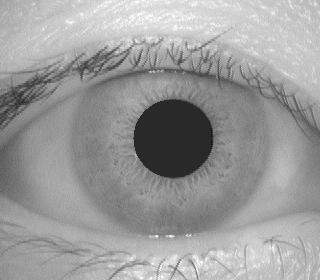
#> input picture data/1/001_1_2.jpg, 320 x 280 px; its folder holds only this picture in this run
$ python preprocessing.py
#> lines starting #> are read from the running program, lines starting #| are printed output that depends on the picture
### src/boundary.py
##-----------------------------------------------------------------------------
##  Import
##-----------------------------------------------------------------------------
import numpy as np
from scipy import signal


##-----------------------------------------------------------------------------
##  Function
##-----------------------------------------------------------------------------
def searchInnerBound(img):
    """
    Description:
        Search for the inner boundary of the iris.

    Input:
        img		- The input iris image.

    Output:
        inner_y	- y-coordinate of the inner circle centre.
        inner_x	- x-coordinate of the inner circle centre.
        inner_r	- Radius of the inner circle.
    """

    # Integro-Differential operator coarse (jump-level precision)
    Y = img.shape[0]
    X = img.shape[1]
    sect = X/4 		# Width of the external margin for which search is excluded
    minrad = 10
    maxrad = sect*0.8
    jump = 4 		# Precision of the coarse search, in pixels

    # Hough Space (y,x,r)
    sz = np.array([np.floor((Y-2*sect)/jump),
                    np.floor((X-2*sect)/jump),
                    np.floor((maxrad-minrad)/jump)]).astype(int)

    # Resolution of the circular integration
    integrationprecision = 1
    angs = np.arange(0, 2*np.pi, integrationprecision)
    x, y, r = np.meshgrid(np.arange(sz[1]),
                          np.arange(sz[0]),
                          np.arange(sz[2]))
    y = sect + y*jump
    x = sect + x*jump
    r = minrad + r*jump
    hs = ContourIntegralCircular(img, y, x, r, angs)

    # Hough Space Partial Derivative R
    hspdr = hs - hs[:, :, np.insert(np.arange(hs.shape[2]-1), 0, 0)]

    # Blur
    sm = 3 		# Size of the blurring mask
    hspdrs = signal.fftconvolve(hspdr, np.ones([sm,sm,sm]), mode="same")

    indmax = np.argmax(hspdrs.ravel())
    y,x,r = np.unravel_index(indmax, hspdrs.shape)

    inner_y = sect + y*jump
    inner_x = sect + x*jump
    inner_r = minrad + (r-1)*jump

    # Integro-Differential operator fine (pixel-level precision)
    integrationprecision = 0.1 		# Resolution of the circular integration
    angs = np.arange(0, 2*np.pi, integrationprecision)
    x, y, r = np.meshgrid(np.arange(jump*2),
                          np.arange(jump*2),
                          np.arange(jump*2))
    y = inner_y - jump + y
    x = inner_x - jump + x
    r = inner_r - jump + r
    hs = ContourIntegralCircular(img, y, x, r, angs)

    # Hough Space Partial Derivative R
    hspdr = hs - hs[:, :, np.insert(np.arange(hs.shape[2]-1), 0, 0)]

    # Bluring
    sm = 3 		# Size of the blurring mask
    hspdrs = signal.fftconvolve(hspdr, np.ones([sm,sm,sm]), mode="same")
    indmax = np.argmax(hspdrs.ravel())
    y,x,r = np.unravel_index(indmax, hspdrs.shape)

    inner_y = inner_y - jump + y
    inner_x = inner_x - jump + x
    inner_r = inner_r - jump + r - 1

    return inner_y, inner_x, inner_r


#------------------------------------------------------------------------------
def searchOuterBound(img, inner_y, inner_x, inner_r):
    """
    Description:
        Search for the outer boundary of the iris.

    Input:
        img		- The input iris image.
        inner_y	- The y-coordinate of the inner circle centre.
        inner_x	- The x-coordinate of the inner circle centre.
        inner_r	- The radius of the inner circle.

    Output:
        outer_y	- y-coordinate of the outer circle centre.
        outer_x	- x-coordinate of the outer circle centre.
        outer_r	- Radius of the outer circle.
    """
    # Maximum displacement 15# (Daugman 2004)
    maxdispl = np.round(inner_r*0.15).astype(int)

    # 0.1 - 0.8 (Daugman 2004)
    minrad = np.round(inner_r/0.8).astype(int)
    maxrad = np.round(inner_r/0.3).astype(int)

    # # Hough Space (y,x,r)
    # hs = np.zeros([2*maxdispl, 2*maxdispl, maxrad-minrad])

    # Integration region, avoiding eyelids
    intreg = np.array([[2/6, 4/6], [8/6, 10/6]]) * np.pi

    # Resolution of the circular integration
    integrationprecision = 0.05
    angs = np.concatenate([np.arange(intreg[0,0], intreg[0,1], integrationprecision),
                            np.arange(intreg[1,0], intreg[1,1], integrationprecision)],
                            axis=0)
    x, y, r = np.meshgrid(np.arange(2*maxdispl),
                          np.arange(2*maxdispl),
                          np.arange(maxrad-minrad))
    y = inner_y - maxdispl + y
    x = inner_x - maxdispl + x
    r = minrad + r
    hs = ContourIntegralCircular(img, y, x, r, angs)

    # Hough Space Partial Derivative R
    hspdr = hs - hs[:, :, np.insert(np.arange(hs.shape[2]-1), 0, 0)]

    # Blur
    sm = 7 	# Size of the blurring mask
    hspdrs = signal.fftconvolve(hspdr, np.ones([sm,sm,sm]), mode="same")

    indmax = np.argmax(hspdrs.ravel())
    y,x,r = np.unravel_index(indmax, hspdrs.shape)

    outer_y = inner_y - maxdispl + y + 1
    outer_x = inner_x - maxdispl + x + 1
    outer_r = minrad + r - 1

    return outer_y, outer_x, outer_r


#------------------------------------------------------------------------------
def ContourIntegralCircular(imagen, y_0, x_0, r, angs):
    """
    Description:
        Performs contour (circular) integral.
        Use discrete Rie-mann approach.

    Input:
        imagen  - The input iris image.
        y_0     - The y-coordinate of the circle centre.
        x_0     - The x-coordinate of the circle centre.
        r       - The radius of the circle.
        angs    - The region of the circle considering clockwise 0-2pi.

    Output:
        hs      - Integral result.
    """
    # Get y, x
    y = np.zeros([len(angs), r.shape[0], r.shape[1], r.shape[2]], dtype=int)
    x = np.zeros([len(angs), r.shape[0], r.shape[1], r.shape[2]], dtype=int)
    for i in range(len(angs)):
        ang = angs[i]
        y[i, :, :, :] = np.round(y_0 - np.cos(ang) * r).astype(int)
        x[i, :, :, :] = np.round(x_0 + np.sin(ang) * r).astype(int)

    # Adapt y
    ind = np.where(y < 0)
    y[ind] = 0
    ind = np.where(y >= imagen.shape[0])
    y[ind] = imagen.shape[0] - 1

    # Adapt x
    ind = np.where(x < 0)
    x[ind] = 0
    ind = np.where(x >= imagen.shape[1])
    x[ind] = imagen.shape[1] - 1

    # Return
    hs = imagen[y, x]
    hs = np.sum(hs, axis=0)
    return hs.astype(float)

### src/segment.py
# -----------------------------------------------------------------------------
# Import
# -----------------------------------------------------------------------------
import numpy as np
from boundary import searchInnerBound, searchOuterBound
from line import findline, linecoords
import multiprocessing as mp


# -----------------------------------------------------------------------------
# Function
# -----------------------------------------------------------------------------
def segment(eyeim, eyelashes_thres=80, use_multiprocess=True):
    """
    Description:
            Segment the iris region from the eye image.
            Indicate the noise region.

    Input:
            eyeim				- Eye image
            eyelashes_thres   	- Eyelashes threshold
            use_multiprocess   	- Use multiprocess to run

    Output:
            ciriris		- Centre coordinates and radius of iris boundary.
            cirpupil	- Centre coordinates and radius of pupil boundary.
            imwithnoise	- Original image with location of noise marked with NaN.
    """
    # Find the iris boundary by Daugman's intefro-differential
    rowp, colp, rp = searchInnerBound(eyeim)
    row, col, r = searchOuterBound(eyeim, rowp, colp, rp)

    # Package pupil and iris boundaries
    rowp = np.round(rowp).astype(int)
    colp = np.round(colp).astype(int)
    rp = np.round(rp).astype(int)
    row = np.round(row).astype(int)
    col = np.round(col).astype(int)
    r = np.round(r).astype(int)
    cirpupil = [rowp, colp, rp]
    ciriris = [row, col, r]

    # Find top and bottom eyelid
    imsz = eyeim.shape
    irl = np.round(row - r).astype(int)
    iru = np.round(row + r).astype(int)
    icl = np.round(col - r).astype(int)
    icu = np.round(col + r).astype(int)
    if irl < 0:
        irl = 0
    if icl < 0:
        icl = 0
    if iru >= imsz[0]:
        iru = imsz[0] - 1
    if icu >= imsz[1]:
        icu = imsz[1] - 1
    imageiris = eyeim[irl: iru + 1, icl: icu + 1]

    # If use_multiprocess
    if use_multiprocess:
        ret_top = mp.Manager().dict()
        ret_bot = mp.Manager().dict()
        p_top = mp.Process(
            target=findTopEyelid,
            args=(imsz, imageiris, irl, icl, rowp, rp, ret_top),
        )
        p_bot = mp.Process(
            target=findBottomEyelid,
            args=(imsz, imageiris, rowp, rp, irl, icl, ret_bot),
        )
        p_top.start()
        p_bot.start()
        p_top.join()
        p_bot.join()
        mask_top = ret_top[0]
        mask_bot = ret_bot[0]

    # If not use_multiprocess
    else:
        mask_top = findTopEyelid(imsz, imageiris, irl, icl, rowp, rp)
        mask_bot = findBottomEyelid(imsz, imageiris, rowp, rp, irl, icl)

    # Mask the eye image, noise region is masked by NaN value
    imwithnoise = eyeim.astype(float)
    imwithnoise = imwithnoise + mask_top + mask_bot

    # For CASIA, eliminate eyelashes by threshold
    ref = eyeim < eyelashes_thres
    coords = np.where(ref == 1)
    imwithnoise[coords] = np.nan

    return ciriris, cirpupil, imwithnoise


# ------------------------------------------------------------------------------
# [82 lines left out: functions findTopEyelid, findBottomEyelid, not called in this run]

### src/preprocessing.py
import os
import cv2
import numpy as np
from segment import segment

def create_segmented_images(dataset_dir):
    # Iterate through the subfolders (user IDs)
#> called with dataset_dir = 'src/../data'
    for user_id in os.listdir(dataset_dir):
        user_dir = os.path.join(dataset_dir, user_id)

        print(user_id)
        image_number = 0

        # Iterate through image files in the hand folder
        for image_file in os.listdir(user_dir):
            if image_file.endswith(".jpg"):
                image_path = os.path.join(user_dir, image_file)

                # Read the grayscale image
                gray = cv2.imread(image_path, cv2.IMREAD_GRAYSCALE)
#> gray is the input picture: shape (280, 320); min 12, max 255, mean 155

                ciriris, cirpupil, imwithnoise = segment(gray, 80, True)
#> in searchInnerBound, `indmax = np.argmax(hspdrs.ravel())`: indmax = 8107
#> in searchInnerBound, `y,x,r = np.unravel_index(indmax, hspdrs.shape)`: y = 15; x = 23; r = 8
#> in searchInnerBound, `inner_y = sect + y*jump`: inner_y = 140
#> in searchInnerBound, `inner_x = sect + x*jump`: inner_x = 172
#> in searchInnerBound, `inner_r = minrad + (r-1)*jump`: inner_r = 38
#> in searchInnerBound, `indmax = np.argmax(hspdrs.ravel())`: indmax = 174
#> in searchInnerBound, `y,x,r = np.unravel_index(indmax, hspdrs.shape)`: y = 2; x = 5; r = 6
#> in searchInnerBound, `inner_y = inner_y - jump + y`: inner_y = 138
#> in searchInnerBound, `inner_x = inner_x - jump + x`: inner_x = 173
#> in searchInnerBound, `inner_r = inner_r - jump + r - 1`: inner_r = 39
#> in segment, `rowp, colp, rp = searchInnerBound(eyeim)`: rowp = 138; colp = 173; rp = 39
#> in searchOuterBound, `maxdispl = np.round(inner_r*0.15).astype(int)`: maxdispl = 6
#> in searchOuterBound, `minrad = np.round(inner_r/0.8).astype(int)`: minrad = 49
#> in searchOuterBound, `maxrad = np.round(inner_r/0.3).astype(int)`: maxrad = 130
#> in searchOuterBound, `indmax = np.argmax(hspdrs.ravel())`: indmax = 8071
#> in searchOuterBound, `y,x,r = np.unravel_index(indmax, hspdrs.shape)`: y = 8; x = 3; r = 52
#> in searchOuterBound, `outer_y = inner_y - maxdispl + y + 1`: outer_y = 141
#> in searchOuterBound, `outer_x = inner_x - maxdispl + x + 1`: outer_x = 171
#> in searchOuterBound, `outer_r = minrad + r - 1`: outer_r = 100
#> in segment, `row, col, r = searchOuterBound(eyeim, rowp, colp, rp)`: row = 141; col = 171; r = 100
#> in segment, `cirpupil = [rowp, colp, rp]`: cirpupil = [138, 173, 39]
#> in segment, `ciriris = [row, col, r]`: ciriris = [141, 171, 100]
#> in segment, `irl = np.round(row - r).astype(int)`: irl = 41
#> in segment, `iru = np.round(row + r).astype(int)`: iru = 241
#> in segment, `icl = np.round(col - r).astype(int)`: icl = 71
#> in segment, `icu = np.round(col + r).astype(int)`: icu = 271
#> in segment, `imageiris = eyeim[irl: iru + 1, icl: icu + 1]`:
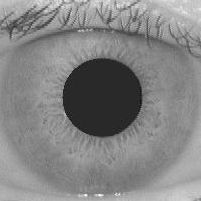
#> imageiris: shape (201, 201); min 12, max 255, mean 131.8
                if ciriris is not None:
                    # # Convert circle coordinates to integers
                    # circles = np.round(ciriris).astype("int")

                    x = ciriris[1]
                    y = ciriris[0]
                    r = ciriris[2]

                    iris_crop = gray[y - r:y + r, x - r:x + r]
                    # Display the cropped iris region
                    #cv2.imshow("Cropped Iris", iris_crop)
                    #cv2.waitKey(0)
                    #cv2.destroyAllWindows()
                    # Save the cropped iris image

                    save_dir_path = os.path.join(script_dir, '..', 'cropped', user_id)
                    if not os.path.exists(save_dir_path):
                        os.mkdir(save_dir_path  )

                    save_file_path = os.path.join(save_dir_path, f"{image_number}.png")
                    cv2.imwrite(save_file_path, iris_crop)
                    image_number += 1

if __name__ == '__main__':
     # Get the current directory of the Python script
    script_dir = os.path.dirname(os.path.abspath(__file__))

    # Specify the relative path to the dataset directory
    dataset_dir = os.path.join(script_dir, '..', 'data')
    create_segmented_images(dataset_dir)
#> (the program exits here)
